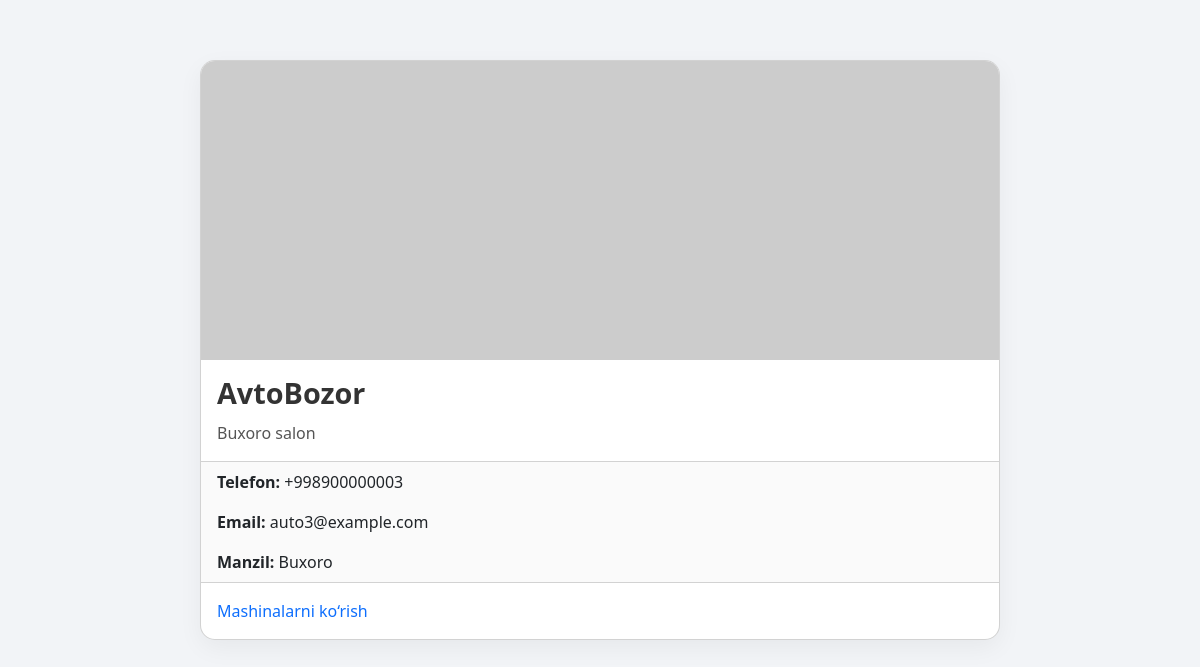
The page /detail_salon/3/ on the database its author committed.
### project1/models.py (models this page shows, shortened)
class BaseClass(models.Model):
    created_at = models.DateTimeField(auto_now_add=True)
    updated_at = models.DateTimeField(auto_now=True)
    class Meta:
        abstract = True

class Autosalon(BaseClass):
    title = models.CharField(max_length=255)
    context = models.TextField()
    email = models.EmailField(max_length=255)
    phone = models.CharField(max_length=255)
    address = models.CharField(max_length=255)
    image = models.ImageField(upload_to='photos/salons/%Y/%m/%d')

### project1/views.py (the view)
# urls.py: path('detail_salon/<int:pk>/', detail_salon, name='detail_salon'),
def detail_salon(request, pk):
    salon = get_object_or_404(Autosalon, pk=pk)
    return render(request, 'detail_salon.html', {'salon': salon})

### project1/templates/detail_salon.html (shortened to what this page needs)
<!DOCTYPE html>
<html lang="en">
<head>
  <link href="https://cdn.jsdelivr.net/npm/bootstrap@5.3.0/dist/css/bootstrap.min.css" rel="stylesheet"/>
</head>
<body>
  <div class="card">
    {% if item.image %}
      <img src="{{ salon.image.url }}" alt="Salon rasmi" />
    {% else %}
      <img src="https://picsum.photos/800/300" alt="Tasodifiy rasm" />
    {% endif %}
    <div class="card-body">
      <h5 class="card-title">{{ salon.title }}</h5>
      <p class="card-text">{{ salon.context }}</p>
    </div>
    <ul class="list-group list-group-flush">
      <li class="list-group-item"><strong>Telefon:</strong> {{ salon.phone }}</li>
      <li class="list-group-item"><strong>Email:</strong> {{ salon.email }}</li>
      <li class="list-group-item"><strong>Manzil:</strong> {{ salon.address }}</li>
    </ul>
    <div class="card-body">
      <a href="{% url 'salon_cars' 1 salon.pk %}" class="card-link">Mashinalarni ko‘rish</a>
    </div>
  </div>
</body>
</html>

### project1/templates/detail_salon.html (style rules this page uses)
body { background-color: #f2f4f7; font-family: 'Segoe UI', Tahoma, Geneva, Verdana, sans-serif; }
.card { max-width: 800px; margin: 60px auto; border-radius: 15px; box-shadow: 0 8px 24px rgba(0, 0, 0, 0.05); overflow: hidden; background-color: white; }
.card img { width: 100%; height: auto; object-fit: cover; }
.card-title { font-size: 1.8rem; font-weight: 600; color: #333; }
.card-text { color: #555; margin-top: 10px; }
.list-group-item { background-color: #fafafa; border: none; font-size: 1rem; }
.card-link { text-decoration: none; color: #0d6efd; transition: color 0.2s; }

### rows shown on the page
Autosalon: title "AvtoBozor", context "Buxoro salon", phone "+998900000003", email "auto3@example.com", address "Buxoro"
